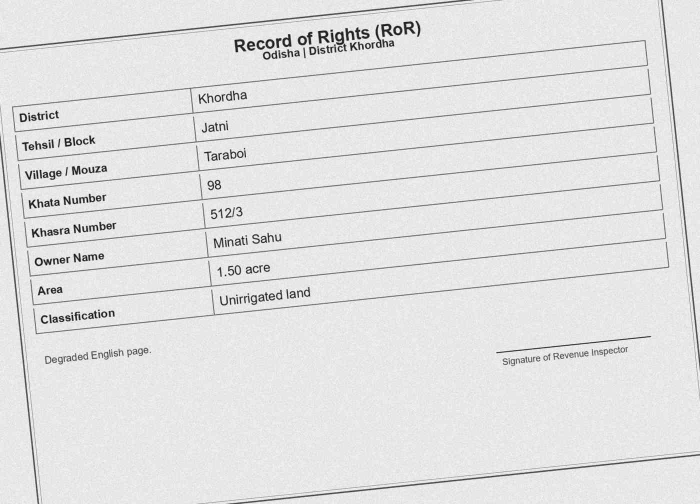
#> input picture data/stress_english/eng_02_degraded.jpg, 1400 x 1008 px (shown at 1/2 size); its folder holds only this picture in this run
$ python -i ocr_service.py   (imports and definitions only)
#> lines starting #> are read from the running program, lines starting #| are printed output that depends on the picture; after the words box and inside, x2 and y2 are one past the last pixel; in counts of white or black regions, pixels touching at a corner belong together
### app/config.py
"""
BhuSure - application configuration.

Central place for every tunable the prototype exposes. Values here map 1:1 to
the targets published in the SRS (sections 7.1 Performance, 5.2 Technology
Stack) so that the running system can be audited against the specification.
"""
from __future__ import annotations

import os
from dataclasses import dataclass, field
from pathlib import Path

BASE_DIR = Path(__file__).resolve().parent.parent
DATA_DIR = BASE_DIR / "data"
UPLOAD_DIR = DATA_DIR / "uploads"          # raw scanned files (SRS 6.2 object store)
PROCESSED_DIR = DATA_DIR / "processed"     # CV-enhanced images / region crops
GEOJSON_DIR = DATA_DIR / "geojson"         # sample cadastral layer (FR-9)
REPORTS_DIR = DATA_DIR / "reports"         # exported MIS reports
STATIC_DIR = BASE_DIR / "static"
DB_PATH = DATA_DIR / "bhusure.db"

for _d in (DATA_DIR, UPLOAD_DIR, PROCESSED_DIR, GEOJSON_DIR, REPORTS_DIR):
    _d.mkdir(parents=True, exist_ok=True)

ALLOWED_EXTENSIONS = {".pdf", ".jpg", ".jpeg", ".png", ".tif", ".tiff", ".bmp"}
MAX_UPLOAD_BYTES = 25 * 1024 * 1024  # 25 MB


# ---------------------------------------------------------------------------
# Confidence bands (SRS FR-5)
# ---------------------------------------------------------------------------
CONFIDENCE_HIGH = 90.0     # 90-100%  high confidence
CONFIDENCE_MEDIUM = 70.0   # 70-89%   medium confidence
                         # < 70%   low confidence -> human review required

# ---------------------------------------------------------------------------
# Performance budgets (SRS 7.1) - asserted by the test-suite, not just claimed
# ---------------------------------------------------------------------------
PERF_OCR_EXTRACTION_BUDGET_S = 10.0   # prototype: < 10 s / document
PERF_VALIDATION_BUDGET_S = 1.0        # < 1 s / record
PERF_SEARCH_BUDGET_S = 2.0            # < 2 s


@dataclass(frozen=True)
class Settings:
    # Confidence bands and performance budgets live on the settings object so
    # every module reads them from one place (the module-level constants above
    # remain as aliases for imports).
    CONFIDENCE_HIGH: float = CONFIDENCE_HIGH
    CONFIDENCE_MEDIUM: float = CONFIDENCE_MEDIUM
    PERF_OCR_EXTRACTION_BUDGET_S: float = PERF_OCR_EXTRACTION_BUDGET_S
    PERF_VALIDATION_BUDGET_S: float = PERF_VALIDATION_BUDGET_S
    PERF_SEARCH_BUDGET_S: float = PERF_SEARCH_BUDGET_S

    app_name: str = "BhuSure"
    app_subtitle: str = "Intelligent Land Record Digitization and Validation System"
    problem_statement: str = "SIH26018"
    theme: str = "Smart Automation"
    team: str = "Shadow Slayers"
    version: str = "0.1.0-prototype"

    database_url: str = field(
        default_factory=lambda: os.getenv("BHUSURE_DB", f"sqlite:///{DB_PATH}")
    )

    # OCR languages enabled in this deployment (SRS FR-3). Land-record pages
    # routinely mix scripts on one page (Odia body text, English headers and
    # numerals, occasional Hindi), so the default is the combined Tesseract
    # language string, not a single guessed pack - one OCR pass reads all
    # three scripts and each word is tagged with its real script afterwards.
    ocr_languages: tuple[str, ...] = ("eng", "hin", "ori")
    default_ocr_language: str = "eng+hin+ori"

    # Administrative hierarchy used by BR-7 (Village-Tehsil Master Check).
    # Seeded from the LGD-style master dataset in app/seed_data.py.
    district: str = "Khordha"
    state: str = "Odisha"

    # GIS
    geojson_file: str = "sample_cadastral.geojson"
    gis_area_tolerance_pct: float = 15.0   # BR-9 spatial mismatch threshold

    # Notification thresholds
    review_pending_hours_alert: int = 48

    # Security
    token_ttl_minutes: int = 480
    session_secret: str = field(
        default_factory=lambda: os.getenv("BHUSURE_SECRET", "prototype-only-secret")
    )

    # Continuous learning
    enable_correction_capture: bool = True

    # Groq LLM verifier (optional, GitHub-safe tier).
    # Disabled unless GROQ_API_KEY is set and GROQ_ENABLED=1.
    # Text-only second pass: never replaces regex, only fills
    # empty/low-confidence fields. No image bytes leave the server
    # unless the operator enables it.
    groq_enabled: bool = field(
        default_factory=lambda: os.getenv("GROQ_ENABLED", "0") == "1"
    )
    groq_api_key: str = field(
        default_factory=lambda: os.getenv("GROQ_API_KEY", "")
    )
    groq_model: str = field(
        default_factory=lambda: os.getenv("GROQ_MODEL", "llama-3.3-70b-versatile")
    )
    groq_timeout_s: float = field(
        default_factory=lambda: float(os.getenv("GROQ_TIMEOUT_S", "5"))
    )


settings = Settings()

### app/services/ocr_service.py
"""
OCR / Handwritten Text Recognition service (SRS FR-3).

Prototype tier uses Tesseract 5 with the eng / hin / ori language packs
actually installed on this machine. Two recognition paths are exposed:

  * `run_ocr`  - printed text, PSM 6 (uniform block) / PSM 4 (column layout)
  * `run_htr`  - handwritten blocks, PSM 7/11 on a cleaned, upscaled crop

Both return word-level confidence and bounding boxes, which is what FR-5
(confidence scoring) and FR-4 (evidence references) consume.

Pilot tier: replace `run_htr` with a transformer HTR model (e.g. TrOCR /
IndicHTR). The returned `WordToken` contract already supports that swap.
"""
from __future__ import annotations

import re
import shutil
import time
from dataclasses import dataclass, field
from pathlib import Path

import cv2
import numpy as np
import pytesseract

from app.config import settings


def _ensure_tesseract_on_path() -> str | None:
    """Locate the tesseract binary on Linux, Docker and Windows.

    `shutil.which` misses the default Windows installer location
    (``C:\\Program Files\\Tesseract-OCR``) when PATH was not updated, and
    the User-level TESSDATA_PREFIX set by the installer script is invisible
    to already-running processes. Point pytesseract at the binary explicitly
    and export a user-writable tessdata dir if the system one is missing
    packs. Returns the binary path or None.
    """
    import os

    found = shutil.which("tesseract")
    candidates = [
        r"C:\Program Files\Tesseract-OCR\tesseract.exe",
        r"C:\Program Files (x86)\Tesseract-OCR\tesseract.exe",
        os.path.join(os.environ.get("LOCALAPPDATA", ""), r"Programs\Tesseract-OCR\tesseract.exe"),
        # Absolute Linux fallbacks: systemd units that override PATH to a
        # venv-only value would otherwise blind `shutil.which` entirely.
        "/usr/bin/tesseract",
        "/usr/local/bin/tesseract",
    ]
    if not found:
        for cand in candidates:
            if cand and Path(cand).exists():
                pytesseract.pytesseract.tesseract_cmd = cand
                # make shutil.which work for child processes in this session
                os.environ["PATH"] = os.environ.get("PATH", "") + os.pathsep + str(Path(cand).parent)
                found = cand
                break
    # Prefer a user-writable tessdata dir that has hin/ori when the system
    # tessdata only ships eng/osd (default Windows installer).
    # NOTE: Tesseract 5.4 Windows expects TESSDATA_PREFIX to point at the
    # tessdata directory itself (parent gives "tessdata/eng" entries that
    # pytesseract cannot parse -> empty language list).
    local_prefix = Path(os.environ.get("LOCALAPPDATA", "") or Path.home()) / "Tesseract"
    local_tessdata = local_prefix / "tessdata"
    if local_tessdata.is_dir():
        have = {p.stem for p in local_tessdata.glob("*.traineddata")}
        if {"hin", "ori"} <= have and "TESSDATA_PREFIX" not in os.environ:
            os.environ["TESSDATA_PREFIX"] = str(local_tessdata)
    return found

_TESSERACT_CMD = _ensure_tesseract_on_path()
TESSERACT_AVAILABLE = _TESSERACT_CMD is not None
try:
    TESSERACT_VERSION = (
        str(pytesseract.get_tesseract_version()) if TESSERACT_AVAILABLE else "unavailable"
    )
except Exception:
    TESSERACT_VERSION = "unavailable"
    TESSERACT_AVAILABLE = False
try:
    INSTALLED_LANGS: tuple[str, ...] = (
        tuple(pytesseract.get_languages(config="")) if TESSERACT_AVAILABLE else ()
    )
except Exception:
    INSTALLED_LANGS = ()

SCRIPT_BY_LANG = {"eng": "Latin", "hin": "Devanagari", "ori": "Odia", "ben": "Bengali"}

# Land records in Odisha routinely mix scripts on the same page (Odia body
# text, English headers/numerals, occasional Hindi) so a single-language
# pass silently drops whatever script wasn't selected. Unicode block ranges
# let us tag each *word* with its actual script after a combined-language
# OCR pass, regardless of which language "won" the page.
_SCRIPT_RANGES = (
    ("Devanagari", re.compile(r"[\u0900-\u097F]")),
    ("Odia", re.compile(r"[\u0B00-\u0B7F]")),
    ("Bengali", re.compile(r"[\u0980-\u09FF]")),
    ("Latin", re.compile(r"[A-Za-z]")),
)


# [6 lines left out: function detect_script, not called in this run]


@dataclass
class WordToken:
    text: str
    confidence: float
    bbox: dict
    line_no: int = 0
    word_no: int = 0
    script: str = "Latin"
    page: int = 1  # 1-based PDF/image page the token was read from


@dataclass
class OcrResult:
    text: str
    words: list[WordToken] = field(default_factory=list)
    language: str = "eng"
    engine: str = "tesseract"
    mode: str = "printed"          # printed | handwritten
    psm: int = 6
    mean_confidence: float = 0.0
    min_confidence: float = 0.0
    word_count: int = 0
    low_confidence_word_count: int = 0
    latency_ms: int = 0
    warnings: list[str] = field(default_factory=list)

    # [24 lines left out: function as_dict, not called in this run]


def resolve_language(hint: str | None = None) -> str:
    """Build a Tesseract language string from genuinely installed packs.

    `hint` may be a single pack ("hin") or a Tesseract-style combo
    ("eng+hin+ori"). Land-record pages routinely mix scripts on one page
    (Odia body text with English headers/numerals, occasional Hindi), so
    the prototype's default is the full eng+hin+ori combo rather than a
    single guessed language - Tesseract reads all three scripts in one
    pass and each word is tagged by its actual script afterwards (see
    `detect_script`). An explicit single-language hint is still honoured
    for callers that know the page is monolingual.
    """
    candidates: list[str] = []
    if hint:
        candidates.append(hint)
    candidates.append(settings.default_ocr_language)
    candidates.append("+".join(settings.ocr_languages))
    candidates.extend(settings.ocr_languages)

    for candidate in candidates:
        if not candidate:
            continue
        parts = [p.strip().lower() for p in candidate.split("+") if p.strip()]
        if not parts:
            continue
        if not INSTALLED_LANGS:
            return "+".join(parts)
        available = [p for p in parts if p in INSTALLED_LANGS]
        if available:
            # Keep only the packs that are actually installed rather than
            # rejecting the whole combo for one missing/misspelled pack.
            return "+".join(dict.fromkeys(available))
    return settings.default_ocr_language


# [81 lines left out: functions _tesseract_config, _words_from_data, _summarise, run_ocr, not called in this run]


def run_htr(image_path: str | Path, language: str | None = None) -> OcrResult:
    """Handwritten-block recognition on a cleaned, upscaled crop.

    Handwriting is harder than print, so the prototype applies a
    handwriting-tuned preprocessing chain (thicker strokes preserved, no
    aggressive binarisation) and reports the lower confidence band honestly
    rather than pretending the score is comparable to printed text.
    """
    started = time.perf_counter()
    language = resolve_language(language)
    image = cv2.imread(str(image_path), cv2.IMREAD_GRAYSCALE)
#> image is the input picture: shape (1008, 1400); min 0, max 255, mean 225.5
    if image is None:
        raise ValueError(f"HTR could not read image: {image_path}")

    h, w = image.shape[:2]
#> h = 1008; w = 1400
    scale = max(1.0, 1200.0 / float(h))
#> scale = 1.19
    if scale > 1.0:
        image = cv2.resize(image, (int(w * scale), int(h * scale)), interpolation=cv2.INTER_CUBIC)
#> image: shape (1200, 1666)
    image = cv2.bilateralFilter(image, 7, 45, 45)
    image = cv2.normalize(image, None, 0, 255, cv2.NORM_MINMAX)
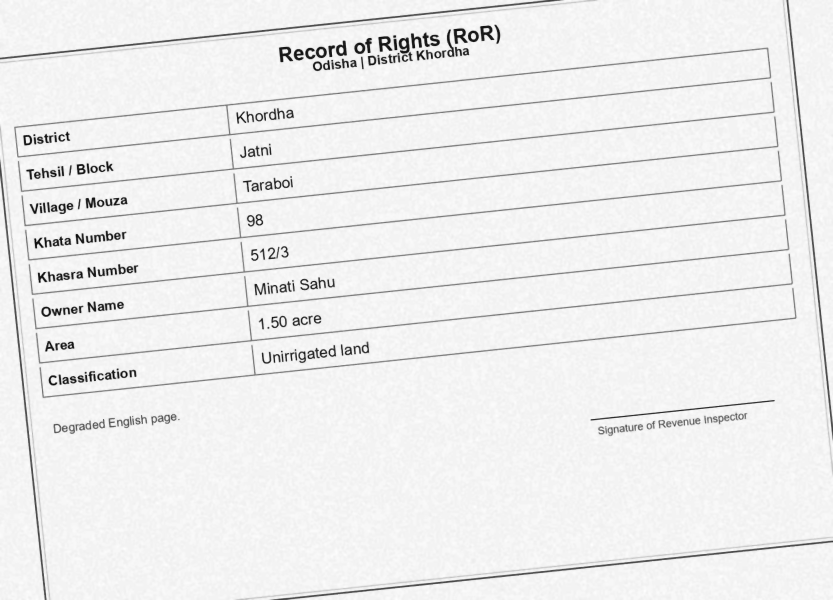
#> image: shape (1200, 1666) (shown at 1/2 size); min 0, max 255, mean 237.2
    # Keep stroke mass: Otsu on inverted image, then invert back
    _, binary = cv2.threshold(image, 0, 255, cv2.THRESH_BINARY + cv2.THRESH_OTSU)
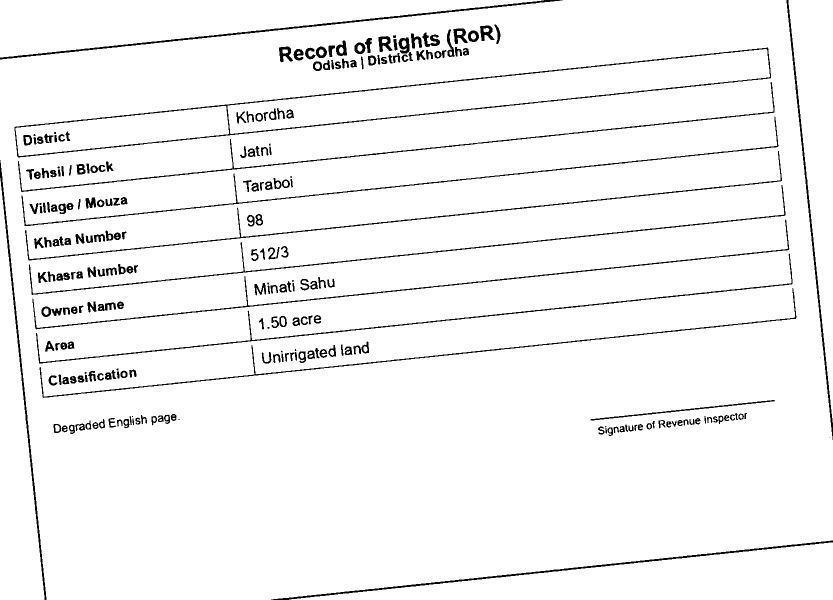
#> binary: shape (1200, 1666) (shown at 1/2 size); 95.9% white; 252 black regions (18 under 20 px), largest, box (x1, y1, x2, y2) and area: (29, 95, 1542, 315) 7489, (542, 1081, 1666, 1200) 4111, (0, 0, 1125, 119) 4110
    image = cv2.dilate(binary, np.ones((2, 2), np.uint8), iterations=1)
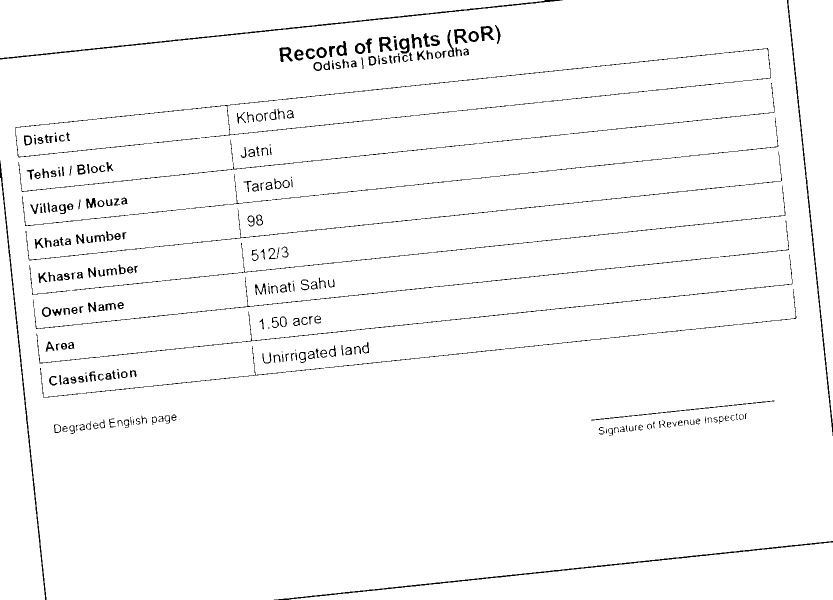
#> image: shape (1200, 1666) (shown at 1/2 size); 97.5% white; black in thin lines or dots

    result = OcrResult(text="", language=language, mode="handwritten", psm=7, engine="tesseract+htr-pipeline")
    if not TESSERACT_AVAILABLE:  # pragma: no cover
        result.warnings.append("tesseract binary not found on PATH")
        result.latency_ms = int((time.perf_counter() - started) * 1000)
        return result

    best: OcrResult | None = None
    for psm in (7, 11, 6):
        data = pytesseract.image_to_data(
            image, lang=language, config=_tesseract_config(psm, language),
            output_type=pytesseract.Output.DICT,
        )
        words = _words_from_data(data, SCRIPT_BY_LANG.get(language, "Latin"))
        if not words:
            continue
        candidate = OcrResult(
            text=" ".join(word.text for word in words),
            words=words,
            language=language,
            engine="tesseract+htr-pipeline",
            mode="handwritten",
            psm=psm,
        )
        _summarise(candidate)
        if best is None or candidate.mean_confidence > best.mean_confidence:
            best = candidate

    result = best or result
    result.latency_ms = int((time.perf_counter() - started) * 1000)
    if not result.words:
        result.warnings.append("HTR returned no readable tokens; routed to human review")
    return _summarise(result)


# [20 lines left out: functions crop_region, engine_status, not called in this run]

>>> result = run_htr('../../data/stress_english/eng_02_degraded.jpg')
